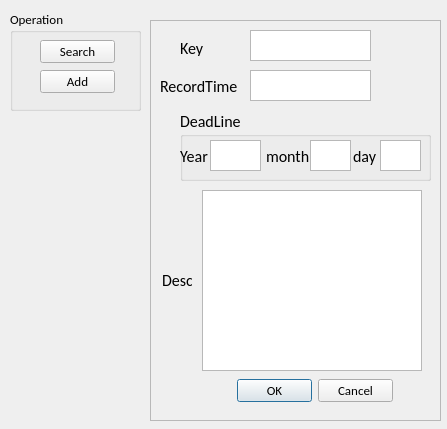
<?xml version="1.0" encoding="UTF-8"?>
<ui version="4.0">
 <class>MemorGui</class>
 <widget class="QWidget" name="MemorGui">
  <property name="geometry">
   <rect>
    <x>0</x>
    <y>0</y>
    <width>447</width>
    <height>429</height>
   </rect>
  </property>
  <property name="font">
   <font>
    <family>Calibri</family>
    <pointsize>10</pointsize>
   </font>
  </property>
  <property name="windowTitle">
   <string>MemorGui</string>
  </property>
  <widget class="QGroupBox" name="groupOperation">
   <property name="geometry">
    <rect>
     <x>10</x>
     <y>10</y>
     <width>131</width>
     <height>101</height>
    </rect>
   </property>
   <property name="title">
    <string>Operation</string>
   </property>
   <widget class="QPushButton" name="searchButton">
    <property name="geometry">
     <rect>
      <x>30</x>
      <y>30</y>
      <width>75</width>
      <height>23</height>
     </rect>
    </property>
    <property name="text">
     <string>Search</string>
    </property>
   </widget>
   <widget class="QPushButton" name="addButton">
    <property name="geometry">
     <rect>
      <x>30</x>
      <y>60</y>
      <width>75</width>
      <height>23</height>
     </rect>
    </property>
    <property name="text">
     <string>Add</string>
    </property>
   </widget>
  </widget>
  <widget class="QFrame" name="memoryFrame">
   <property name="geometry">
    <rect>
     <x>150</x>
     <y>20</y>
     <width>291</width>
     <height>401</height>
    </rect>
   </property>
   <property name="frameShape">
    <enum>QFrame::StyledPanel</enum>
   </property>
   <property name="frameShadow">
    <enum>QFrame::Raised</enum>
   </property>
   <widget class="QPlainTextEdit" name="detailDesrciption">
    <property name="geometry">
     <rect>
      <x>52</x>
      <y>170</y>
      <width>220</width>
      <height>181</height>
     </rect>
    </property>
   </widget>
   <widget class="QTextEdit" name="memKey">
    <property name="geometry">
     <rect>
      <x>100</x>
      <y>10</y>
      <width>121</width>
      <height>31</height>
     </rect>
    </property>
   </widget>
   <widget class="QTextEdit" name="timeRecord">
    <property name="geometry">
     <rect>
      <x>100</x>
      <y>50</y>
      <width>121</width>
      <height>31</height>
     </rect>
    </property>
   </widget>
   <widget class="QDialogButtonBox" name="operateCheckBox">
    <property name="geometry">
     <rect>
      <x>87</x>
      <y>359</y>
      <width>156</width>
      <height>23</height>
     </rect>
    </property>
    <property name="standardButtons">
     <set>QDialogButtonBox::Cancel|QDialogButtonBox::Ok</set>
    </property>
   </widget>
   <widget class="QLabel" name="label">
    <property name="geometry">
     <rect>
      <x>30</x>
      <y>20</y>
      <width>31</width>
      <height>16</height>
     </rect>
    </property>
    <property name="font">
     <font>
      <pointsize>12</pointsize>
     </font>
    </property>
    <property name="text">
     <string>Key</string>
    </property>
   </widget>
   <widget class="QLabel" name="label_2">
    <property name="geometry">
     <rect>
      <x>10</x>
      <y>56</y>
      <width>91</width>
      <height>21</height>
     </rect>
    </property>
    <property name="font">
     <font>
      <pointsize>12</pointsize>
     </font>
    </property>
    <property name="text">
     <string>RecordTime</string>
    </property>
   </widget>
   <widget class="QLabel" name="label_3">
    <property name="geometry">
     <rect>
      <x>12</x>
      <y>210</y>
      <width>30</width>
      <height>101</height>
     </rect>
    </property>
    <property name="font">
     <font>
      <pointsize>12</pointsize>
     </font>
    </property>
    <property name="text">
     <string>Desc</string>
    </property>
    <property name="scaledContents">
     <bool>false</bool>
    </property>
    <property name="wordWrap">
     <bool>false</bool>
    </property>
   </widget>
   <widget class="QGroupBox" name="groupBox">
    <property name="geometry">
     <rect>
      <x>30</x>
      <y>90</y>
      <width>251</width>
      <height>71</height>
     </rect>
    </property>
    <property name="font">
     <font>
      <pointsize>12</pointsize>
     </font>
    </property>
    <property name="title">
     <string>DeadLine</string>
    </property>
    <widget class="QLabel" name="yearlabel_3">
     <property name="geometry">
      <rect>
       <x>173</x>
       <y>31</y>
       <width>40</width>
       <height>30</height>
      </rect>
     </property>
     <property name="font">
      <font>
       <pointsize>12</pointsize>
      </font>
     </property>
     <property name="text">
      <string>day</string>
     </property>
    </widget>
    <widget class="QTextEdit" name="day_input">
     <property name="geometry">
      <rect>
       <x>200</x>
       <y>30</y>
       <width>41</width>
       <height>31</height>
      </rect>
     </property>
    </widget>
    <widget class="QTextEdit" name="month_input">
     <property name="geometry">
      <rect>
       <x>130</x>
       <y>30</y>
       <width>41</width>
       <height>31</height>
      </rect>
     </property>
    </widget>
    <widget class="QLabel" name="yearlabel_2">
     <property name="geometry">
      <rect>
       <x>86</x>
       <y>36</y>
       <width>51</width>
       <height>21</height>
      </rect>
     </property>
     <property name="font">
      <font>
       <pointsize>12</pointsize>
      </font>
     </property>
     <property name="text">
      <string>month</string>
     </property>
    </widget>
    <widget class="QTextEdit" name="year_input">
     <property name="geometry">
      <rect>
       <x>30</x>
       <y>30</y>
       <width>51</width>
       <height>31</height>
      </rect>
     </property>
    </widget>
    <widget class="QLabel" name="yearlabel">
     <property name="geometry">
      <rect>
       <x>0</x>
       <y>36</y>
       <width>31</width>
       <height>21</height>
      </rect>
     </property>
     <property name="font">
      <font>
       <pointsize>12</pointsize>
      </font>
     </property>
     <property name="text">
      <string>Year</string>
     </property>
    </widget>
   </widget>
  </widget>
 </widget>
 <layoutdefault spacing="6" margin="11"/>
 <resources/>
 <connections/>
</ui>
